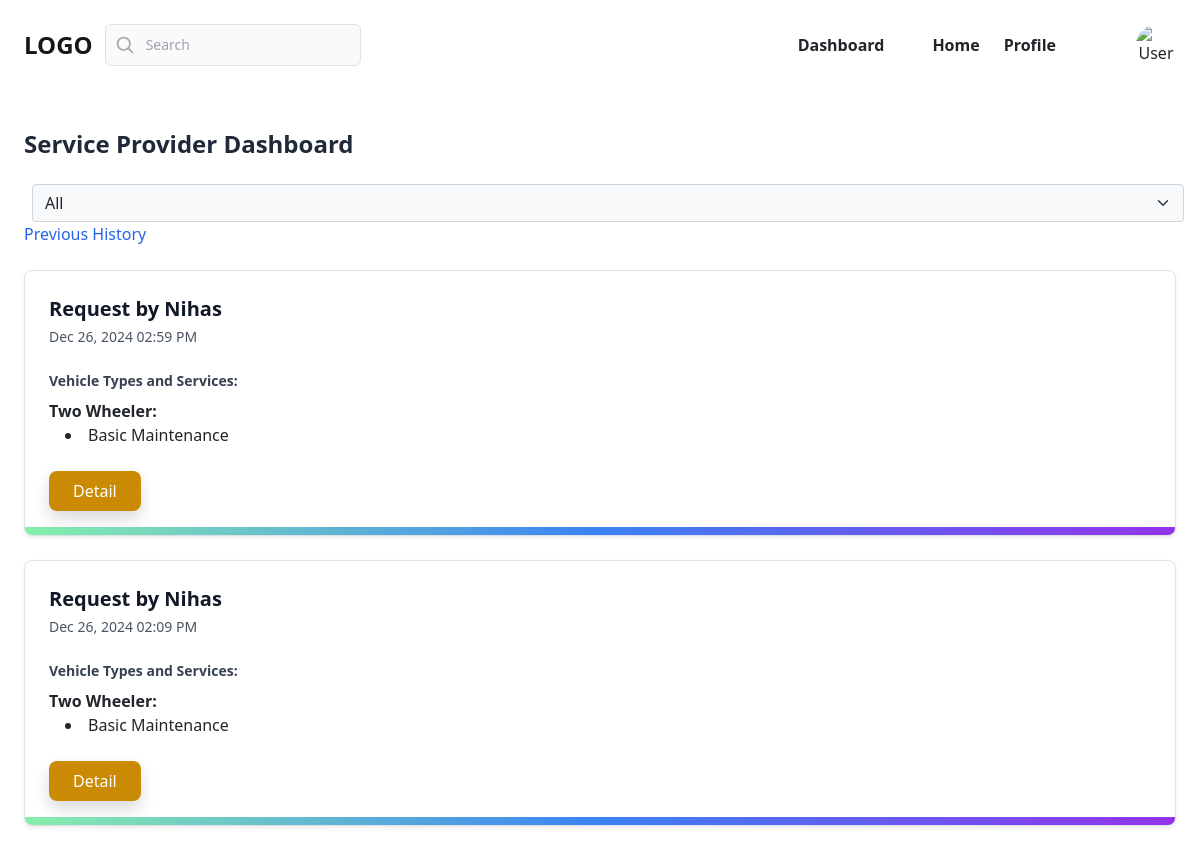
Screenshot of /provider/dashboard/ (signed in) with the database file from the repository.
### myapp/models.py (models this page shows, shortened)
class BaseModel(models.Model):
    created_date=models.DateTimeField(auto_now_add=True)
    updated_date=models.DateTimeField(auto_now=True)
    is_active=models.BooleanField(default=True)

class BreakdownRequest(BaseModel):
    customer = models.ForeignKey(User, on_delete=models.CASCADE, related_name='breakdown_requests')
    service_provider = models.ForeignKey(User, on_delete=models.CASCADE, related_name='assigned_requests')
    service_types = models.ManyToManyField(ServiceType, related_name='breakdown_requests')
    description = models.TextField(null=True,blank=True)
    image = models.ImageField(upload_to='images/', blank=True, null=True)
    status_choices = [
        ('pending', 'Pending'),
        ('accepted', 'Accepted'),
        ('pick_up', 'Pick up Completed'),
        ('in_progress', 'In Progress'),
        ('completed', 'Completed'),
        ('delivered', 'Delivered'),
        ('cancelled', 'Cancelled'),
        ]
    status = models.CharField(max_length=20, choices=status_choices, default='pending')
    latitude = models.FloatField(blank=True,null=True)
    longitude = models.FloatField(blank=True,null=True)
    estimated_date = models.DateField(null=True, blank=True)
    completed_at = models.DateTimeField(blank=True, null=True)

class User(AbstractUser):
    role_choices = [
        ('customer', 'Customer'),
        ('provider', 'Service Provider'),
    ]
    role = models.CharField(max_length=20, choices=role_choices,default="customer")
    phone_number = models.CharField(max_length=15, blank=True, null=True)
    is_verified=models.BooleanField(default=False)
    otp=models.CharField(max_length=6,null=True,blank=True)

class BaseModel(models.Model):
    created_date=models.DateTimeField(auto_now_add=True)
    updated_date=models.DateTimeField(auto_now=True)
    is_active=models.BooleanField(default=True)

class ServiceType(models.Model):
    vehicle_type_choices = [
        ('two_wheeler', 'Two wheeler'),
        ('four_wheeler', 'Four Wheeler'),
        ('others', 'Others'),
        ]
    vehicle_type = models.CharField(max_length=20, choices=vehicle_type_choices, default='two_wheeler')
    name = models.CharField(max_length=100)
    description = models.TextField(blank=True, null=True)

### myapp/views.py (the view)
# urls.py: path('provider/dashboard/',views.ServiceProviderDashboardView.as_view(), name='provider-dashboard'),
@method_decorator(decs,name="dispatch")
class ServiceProviderDashboardView(View):
    template_name = "provider_dashboard.html"
    def get(self, request, *args, **kwargs):
        selected_status=request.GET.get("status","all")
        if selected_status =="all":
            qs = BreakdownRequest.objects.filter(service_provider=request.user).exclude(status__in=['delivered','pending','cancelled']).order_by('-created_date')
        else:
            qs=BreakdownRequest.objects.filter(status=selected_status,service_provider=request.user).order_by('-created_date')
        breakdown_data = [
            {
                "request": request,
                "grouped_services": {
                    'two_wheeler': request.service_types.filter(vehicle_type='two_wheeler'),
                    'four_wheeler': request.service_types.filter(vehicle_type='four_wheeler'),
                    'others': request.service_types.filter(vehicle_type='others'),
                },
                "status": request.get_status_display(),
            }
            for request in qs
        ]
        return render(request, self.template_name, {"data": breakdown_data,"selected": selected_status,})

### myapp/templates/provider_dashboard.html (shortened to what this page needs)
{% extends "provider_base.html" %}
{% block main_block %}
<div class="my-12 w-screen max-w-7xl mx-auto px-4 sm:px-6 lg:px-8 h-screen">
    <h2 class="text-2xl font-bold text-gray-800 mb-6">Service Provider Dashboard</h2>
    <form action="" method="get" >
        <select name="status" id="" class="form-select bg-light text-dark mx-2" onchange="this.form.submit()">
            <option value="all" {%if selected == "all"%} selected {%endif%}>All</option>
        </select>
    <a href="{% url 'provider-history' %}" class="text-blue-600 hover:underline mb-4 block">Previous History</a>
    {% for item in data %}
    <div class="relative block overflow-hidden rounded-lg border border-gray-100 p-6 mb-6 shadow-sm hover:shadow-md transition-shadow">
        <span class="absolute inset-x-0 bottom-0 h-2 bg-gradient-to-r from-green-300 via-blue-500 to-purple-600"></span>
        <div class="sm:flex sm:justify-between sm:items-center sm:gap-4">
            <div>
                <h3 class="text-lg font-bold text-gray-900 sm:text-xl">
                    Request by {{ item.request.customer.username }}
                </h3>
                <p class="mt-1 text-sm font-medium text-gray-600">
                    {{ item.request.created_date|date:"M d, Y h:i A" }}
                </p>
            </div>
        </div>
        <div class="mt-4">
            <h4 class="text-sm font-bold text-gray-700">Vehicle Types and Services:</h4>
            <div class="mt-2 space-y-3">
                {% if item.grouped_services.two_wheeler %}
                <div>
                    <strong class="block">Two Wheeler:</strong>
                    <ul class="list-disc list-inside ml-4">
                        {% for service in item.grouped_services.two_wheeler %}
                        <li>{{ service.name }}</li>
                        {% endfor %}
                    </ul>
                </div>
                {% endif %}
            </div>
        </div>
        <div class="mt-6 flex items-center gap-4">
            <a href="{% url 'breakdownrequestprovider-detail' item.request.id %}"
               class="px-4 py-2 bg-yellow-600 text-white rounded-lg hover:bg-yellow-700 shadow">
                Detail
            </a>
        </div>
    </div>
    {% empty %}
    <p class="text-center text-gray-500">No breakdown requests available.</p>
    {% endfor %}
</div>
{% endblock %}

### rows the page displays
BreakdownRequest: request.customer.username "Nihas", request.created_date "Dec 26, 2024 02:59 PM"
ServiceType: name "Basic Maintenance"
BreakdownRequest: request.customer.username "Nihas", request.created_date "Dec 26, 2024 02:09 PM"
